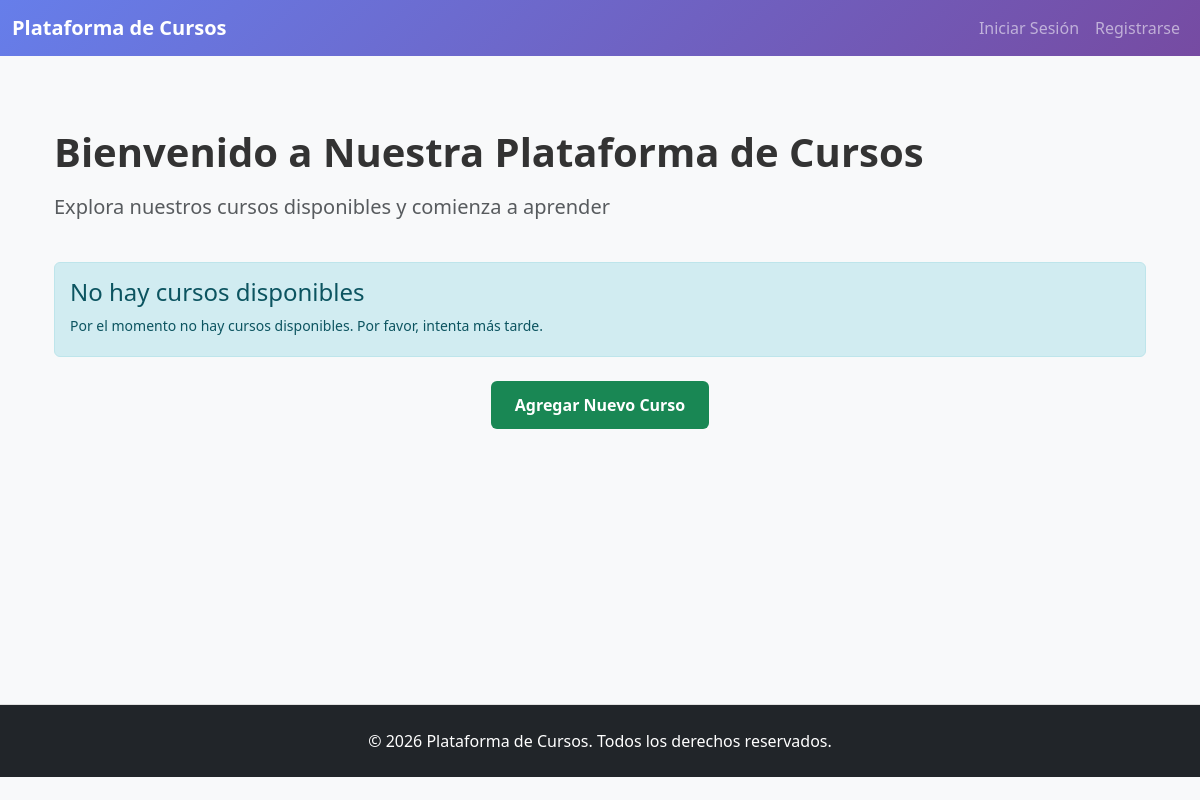
Before: / with the older database file.
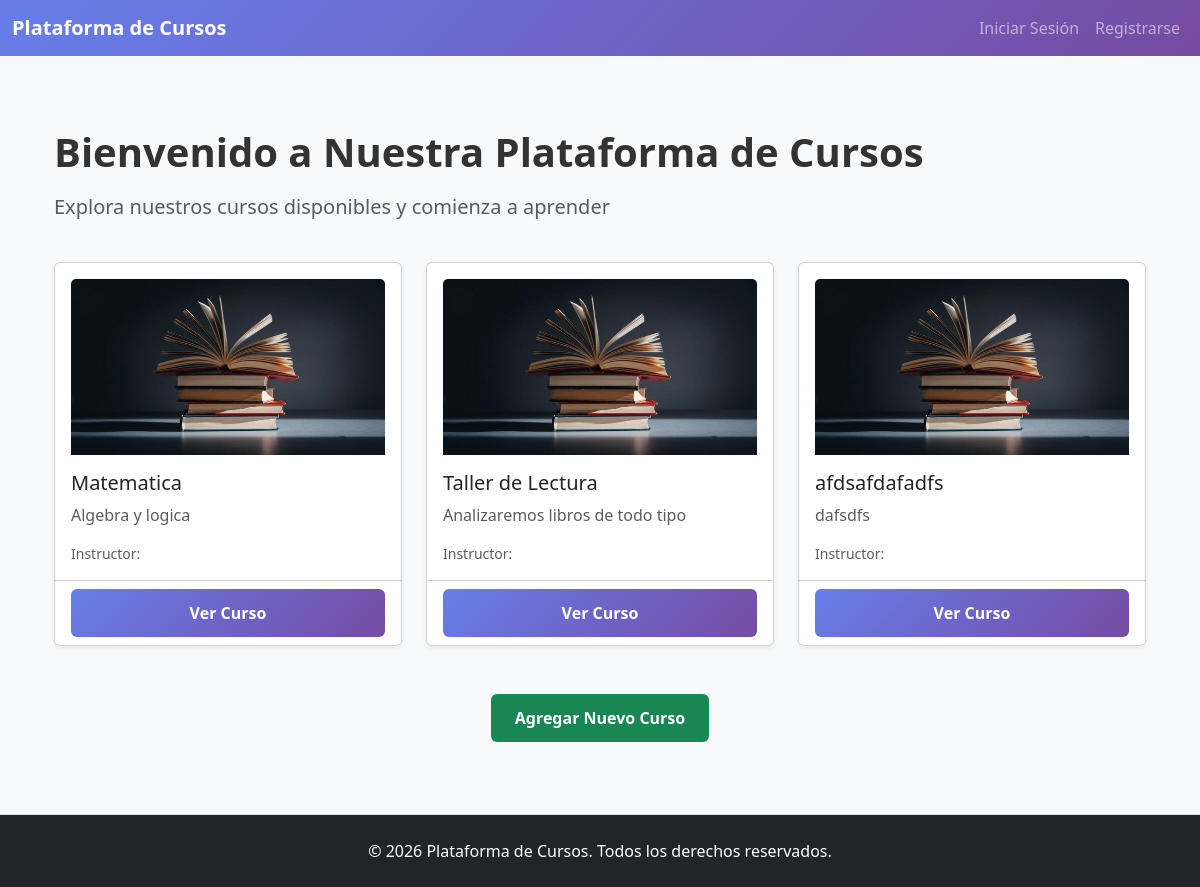
After: the same page with the newer database file.
### cursos/models.py (models this page shows, shortened)
class Curso(models.Model):
    categoria = models.ForeignKey(Categoria, on_delete=models.CASCADE, null=True, blank=True)
    titulo = models.CharField(max_length=200)
    descripcion = models.TextField()
    imagen = models.ImageField(upload_to='cursos/', blank=True, null=True)

### cursos/views.py (the view)
# urls.py: path('', inicio, name='inicio'),
def inicio(request):
    cursos = Curso.objects.select_related('categoria').all()
    return render(request, 'cursos/inicio.html', {'cursos': cursos})

### templates/cursos/inicio.html (shortened to what this page needs)
{% extends 'base.html' %}
{% block content %}
<div class="container mt-5">
    <div class="row mb-4">
        <div class="col-md-12">
            <h1 class="mb-3">Bienvenido a Nuestra Plataforma de Cursos</h1>
            <p class="lead text-muted">Explora nuestros cursos disponibles y comienza a aprender</p>
        </div>
    </div>
    {% if cursos %}
        <div class="row">
            {% for curso in cursos %}
                <div class="col-md-4 mb-4">
                    <div class="card h-100 shadow-sm">
                        <div class="card-body">
                            {% if curso.imagen %}
                                <img src="{{ curso.imagen.url }}" class="card-img-top mb-3" alt="{{ curso.titulo }}">
                            {% else %}
                                <img src="/media/default_course_image.jpg" class="card-img-top mb-3" alt="{{ curso.titulo }}">
                            {% endif %}
                            <h5 class="card-title">{{ curso.titulo }}</h5>
                            {% if curso.descripcion %}
                                <p class="card-text text-muted">{{ curso.descripcion|truncatewords:20 }}</p>
                            {% endif %}
                            <div class="d-flex justify-content-between align-items-center">
                                <small class="text-muted">Instructor: {{ curso.instructor }}</small>
                            </div>
                        </div>
                        <div class="card-footer bg-white">
                            <a href="{% url 'detalle_curso' curso.id %}" class="btn btn-primary btn-sm w-100">Ver Curso</a>
                        </div>
                    </div>
                </div>
            {% endfor %}
        </div>
    {% else %}
        <div class="alert alert-info" role="alert">
            <h4 class="alert-heading">No hay cursos disponibles</h4>
            <p>Por el momento no hay cursos disponibles. Por favor, intenta más tarde.</p>
        </div>
    {% endif %}
        <div class="text-center mt-4">
            <a href="{% url 'crear_curso' %}" class="btn btn-success">Agregar Nuevo Curso</a>
        </div>
</div>
{% endblock %}

### templates/base.html (shortened to what this page needs)
<!DOCTYPE html>
<html lang="es">
<head>
    <link href="https://cdn.jsdelivr.net/npm/bootstrap@5.3.0/dist/css/bootstrap.min.css" rel="stylesheet">
    {% load static %}
    <link rel="stylesheet" href="{% static 'style.css' %}">
</head>
<body>
    <nav class="navbar navbar-expand-lg navbar-dark" style="background: linear-gradient(135deg, #667eea 0%, #764ba2 100%);">
        <div class="container-fluid">
            <a class="navbar-brand">
                <strong>Plataforma de Cursos</strong>
            </a>
            <div class="collapse navbar-collapse" id="navbarNav">
                <ul class="navbar-nav ms-auto">
                    {% if user.is_authenticated %}
                        <li class="nav-item">
                            <a class="nav-link" href="#">Cursos</a>
                        </li>
                        <li class="nav-item">
                            <a class="nav-link" href="#">Mi Perfil</a>
                        </li>
                        <li class="nav-item">
                            <a class="nav-link" href="{% url 'logout' %}">Cerrar Sesión</a>
                        </li>
                    {% else %}
                        <li class="nav-item">
                            <a class="nav-link" href="{% url 'login' %}">Iniciar Sesión</a>
                        </li>
                        <li class="nav-item">
                            <a class="nav-link" href="{% url 'register' %}">Registrarse</a>
                        </li>
                    {% endif %}
                </ul>
            </div>
        </div>
    </nav>
    <main class="py-4">
        <div class="container">
            {% block content %}{% endblock %}
        </div>
    </main>
    <footer class="bg-dark text-white text-center py-4 mt-5">
        <div class="container">
            <p class="mb-0">&copy; 2026 Plataforma de Cursos. Todos los derechos reservados.</p>
        </div>
    </footer>
</body>
</html>

### static/style.css (style rules this page uses)
* { margin: 0; padding: 0; box-sizing: border-box; }
body { font-family: 'Segoe UI', Tahoma, Geneva, Verdana, sans-serif; background-color: #f8f9fa; }
main { min-height: calc(100vh - 200px); }
h1 { color: #333; margin-bottom: 30px; font-weight: 600; }
.btn { padding: 12px 24px; border: none; border-radius: 6px; font-size: 16px; font-weight: 600; cursor: pointer; transition: all 0.3s ease; }
.btn-primary { background: linear-gradient(135deg, #667eea 0%, #764ba2 100%); color: white; }
footer { margin-top: auto; border-top: 1px solid #e0e0e0; }
footer p { margin: 0; }

Changed rows visible on the page:
added Curso: titulo "Matematica", descripcion "Algebra y logica"
added Curso: titulo "Taller de Lectura", descripcion "Analizaremos libros de todo tipo"
added Curso: titulo "afdsafdafadfs", descripcion "dafsdfs"
Other visible differences:
text no longer shown: "No hay cursos disponibles Por el momento no hay cursos disponibles. Por favor, intenta más tarde."
